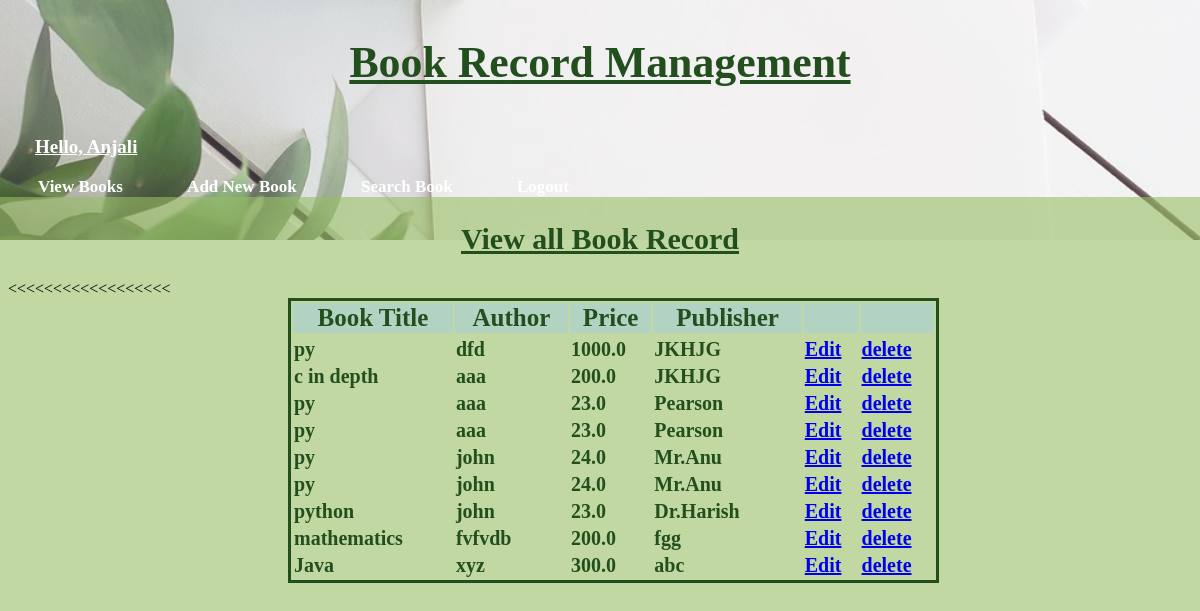
Page /brm/view-books/ (signed in) on the committed database.
### brm/models.py (models this page shows)
class Book(models.Model):
    title=models.CharField(max_length=100)
    author=models.CharField(max_length=100)
    price=models.FloatField()
    publisher=models.CharField(max_length=100)

### brm/views.py (the view)
# urls.py: path('view-books/',views.viewBooks),
@login_required(login_url='http://localhost:2000/brm/login/')
def viewBooks(request):
    books=models.Book.objects.all()
    res=render(request,'brm/view_books.html',{'books':books})
    return res

### templates/brm/view_books.html (shortened to what this page needs)
<!DOCTYPE html>
{% load static %}
<html lang="en" dir="ltr">
  <head>
<link rel="stylesheet" href= "{% static 'css/view.css' %}">
  </head>
  <body>
<div class="super">
  <div class="head" id="header">
      <h1 > Book Record Management</h1>
      <p  >Hello, {{request.session.username}}</p>
      <div id="nav">
        <a href="http://localhost:2000/brm/view-books">View Books </a>
                <a href="http://localhost:2000/brm/new-book">Add New Book </a>
                        <a href="http://localhost:2000/brm/search-book">Search Book </a>
                                  <a href="http://localhost:2000/brm/logout/">Logout</a>
                                  </div>
    </div>
<div id="main" class="foot">
  <h2>View all Book Record</h2>
<table>
  <tr>
   <th>Book Title</th>
   <th>Author</th>
   <th>Price</th>
   <th>Publisher</th>
   <th></th>
<th></th>
   <tr>
     {% for book in books %}
     <tr>
   <td>{{book.title}}</td>
       <td>{{book.author}}</td>
       <td>{{book.price}}</td>
       <td>{{book.publisher}}</td>
       <<td><a href="http://localhost:2000/brm/edit-book?bookid={{book.id}}">Edit </a></td>
              <<td><a href="http://localhost:2000/brm/delete-book?bookid={{book.id}}">delete </a></td>
     </tr>
     {% endfor %}
   </tr>
  </tr>
</table>
</div>
</div>
  </body>
</html>

### static/css/view.css (style rules this page uses)
#header { display: flex; flex-direction: column; }
#header h1 { text-align: center; font-size:43.8px; color: #234F1E; text-decoration: underline; font-family: cursive; }
#header a { padding: 20px; margin:10px; font-size: 17px; text-decoration: none; color:white; font-weight: bolder; }
#header p { font-size: 19px; font-family:Arial Black; font-weight: bold; position: relative; left:27px; color: white; text-decoration: underline; }
#main { display: flex; flex-direction: column; }
#main::before { content:""; position:absolute; background-color:#98BF64; height:70%; width:100%; z-index: -1; opacity: 0.6; left: 0; }
#main h2 { font-size:30px; color: #234F1E; font-family: cursive; text-align: center; text-decoration: underline; }
#main table { width:55%; height:70px; border: 3px solid #234F1E; position: relative; left:280px; }
#main table th { font-family: cursive; font-size:25px; color: #234F1E; background-color: #B2D3C2 ; }
#main table td { font-family: cursive; font-size:20px; color: #234F1E; font-weight:bolder; }

### rows in the picture
Book: title "py", author "dfd", price "1000.0", publisher "JKHJG"
Book: title "c in depth", author "aaa", price "200.0", publisher "JKHJG"
Book: title "py", author "aaa", price "23.0", publisher "Pearson"
Book: title "py", author "aaa", price "23.0", publisher "Pearson"
Book: title "py", author "john", price "24.0", publisher "Mr.Anu"
Book: title "py", author "john", price "24.0", publisher "Mr.Anu"
Book: title "python", author "john", price "23.0", publisher "Dr.Harish"
Book: title "mathematics", author "fvfvdb", price "200.0", publisher "fgg"
Book: title "Java", author "xyz", price "300.0", publisher "abc"

### other values in the picture
{{ request.session.username }} "Anjali"
